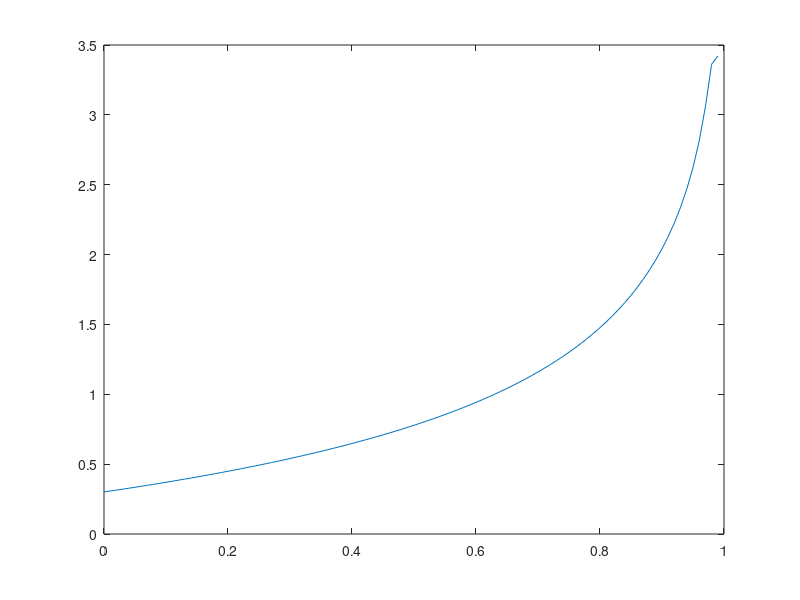

MATLAB code for this plot:
N = 10000;

probs    = 0:0.01:1;
expected = zeros(1,length(probs));

for j = 1:length(probs)
  p = 1-probs(j);

  M  = [1-p, 1-p, 0; p, 0, 0; 0, p, 1];
  Pi = [1,0,0]';

  collector  = zeros(3,N);
  collector3 = zeros(3,N);
  divi = 1;

  for i = 1:N
    Pi = M*Pi;
    divi = divi*3;
    collector(:,i)  = Pi;
    collector3(:,i) = divi*Pi;
  end

  %figure()
  %plot(collector(1,:))
  %hold on
  %plot(collector(2,:))
  %plot(collector(3,:))

  firstHH = zeros(1,N);
  for i = 2:N
    firstHH(i) = collector(3,i) - collector(3,i-1);
  end

  %figure()
  %plot(firstHH)

  idx = 1:N;

  expected(j) = idx*firstHH';
end

figure()
plot(probs,log10(expected))